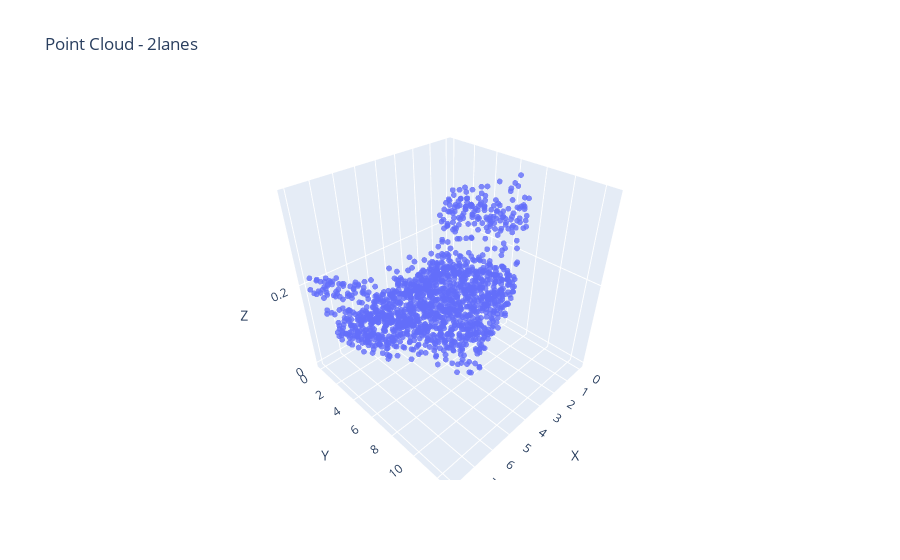
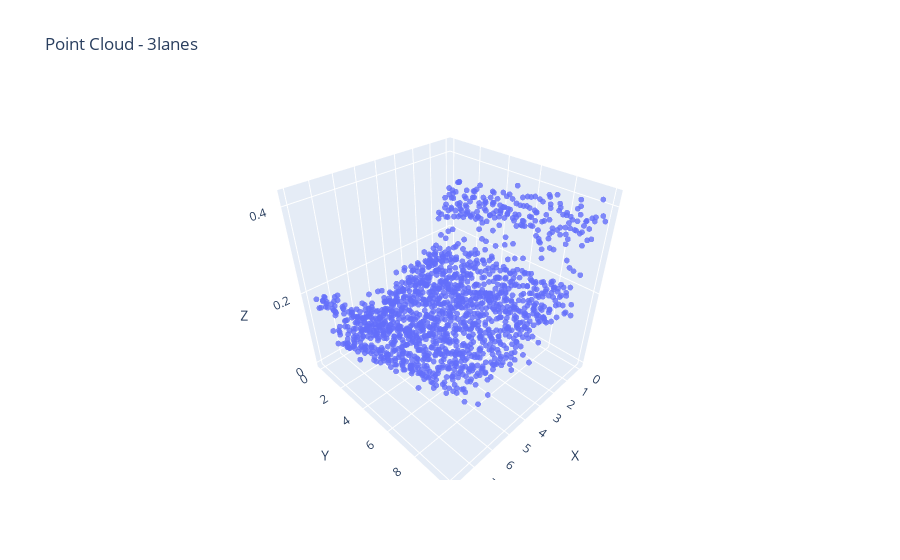
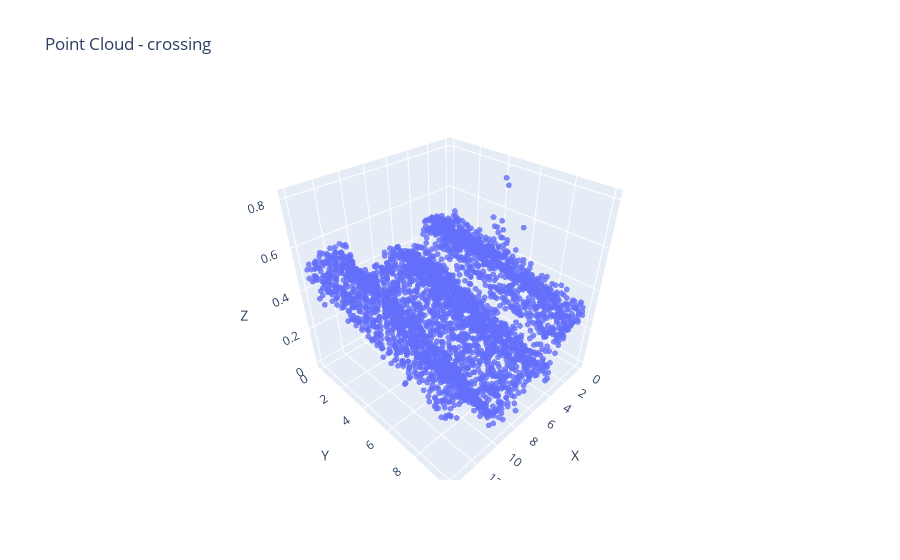
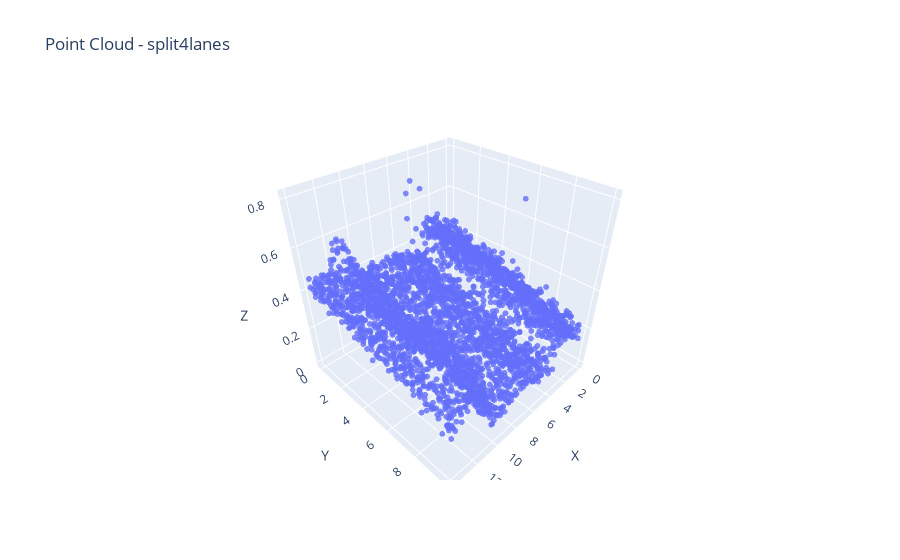

Notebook source saved alongside these figures, in order:
### Code cell
# Load all point clouds from each category
labels = ["2lanes", "3lanes", "crossing", "split4lanes", "split6lanes", "transition"]
dataset = load_point_clouds(labels)
print(f"Loaded {len(dataset)} point clouds from {len(labels)} categories.")

# Optionally visualize the first point cloud from each category
for i, label in enumerate(labels):
    if dataset:
        visualize_point_cloud_plotly(dataset[i], title=f"Point Cloud - {label}")
    else:
        print(f"No point clouds found for label: {label}")

# Downsample the point clouds to the size of the first point cloud
dataset = downsample_point_clouds(dataset) 
# Prepare feature vectors and labels
X, y = prepare_feature_vectors(dataset)
# Print the shape of the dataset
print(f"Dataset shape: {X.shape}, Labels shape: {y.shape}")
# Perform a train-test-split
X_train, X_test, y_train, y_test = train_test_split(X, y, random_state=42)

### Figure 1 — Plotly figure (JSON) as saved in the notebook; plotly's stock layout.template omitted (floating-point values rounded to 4 significant figures; data arrays with more than 128 entries replaced by an {"elided": "..."} marker saying what was removed)
{"data": [{"hovertemplate": "x=%{x}<br>y=%{y}<br>z=%{z}<extra></extra>", "legendgroup": "", "marker": {"color": "#636efa", "opacity": 0.8, "size": 2, "symbol": "circle"}, "mode": "markers", "name": "", "scene": "scene", "showlegend": false, "type": "scatter3d", "x": {"elided": "1512 float values"}, "y": {"elided": "1512 float values"}, "z": {"elided": "1512 float values"}}], "layout": {"legend": {"tracegroupgap": 0}, "scene": {"domain": {"x": [0, 1], "y": [0, 1]}, "xaxis": {"title": {"text": "X"}}, "yaxis": {"title": {"text": "Y"}}, "zaxis": {"title": {"text": "Z"}}}, "title": {"text": "Point Cloud - 2lanes"}}}

### Figure 2 — Plotly figure (JSON) as saved in the notebook; plotly's stock layout.template omitted (floating-point values rounded to 4 significant figures; data arrays with more than 128 entries replaced by an {"elided": "..."} marker saying what was removed)
{"data": [{"hovertemplate": "x=%{x}<br>y=%{y}<br>z=%{z}<extra></extra>", "legendgroup": "", "marker": {"color": "#636efa", "opacity": 0.8, "size": 2, "symbol": "circle"}, "mode": "markers", "name": "", "scene": "scene", "showlegend": false, "type": "scatter3d", "x": {"elided": "1533 float values"}, "y": {"elided": "1533 float values"}, "z": {"elided": "1533 float values"}}], "layout": {"legend": {"tracegroupgap": 0}, "scene": {"domain": {"x": [0, 1], "y": [0, 1]}, "xaxis": {"title": {"text": "X"}}, "yaxis": {"title": {"text": "Y"}}, "zaxis": {"title": {"text": "Z"}}}, "title": {"text": "Point Cloud - 3lanes"}}}

### Figure 3 — Plotly figure (JSON) as saved in the notebook; plotly's stock layout.template omitted (floating-point values rounded to 4 significant figures; data arrays with more than 128 entries replaced by an {"elided": "..."} marker saying what was removed)
{"data": [{"hovertemplate": "x=%{x}<br>y=%{y}<br>z=%{z}<extra></extra>", "legendgroup": "", "marker": {"color": "#636efa", "opacity": 0.8, "size": 2, "symbol": "circle"}, "mode": "markers", "name": "", "scene": "scene", "showlegend": false, "type": "scatter3d", "x": {"elided": "3395 float values"}, "y": {"elided": "3395 float values"}, "z": {"elided": "3395 float values"}}], "layout": {"legend": {"tracegroupgap": 0}, "scene": {"domain": {"x": [0, 1], "y": [0, 1]}, "xaxis": {"title": {"text": "X"}}, "yaxis": {"title": {"text": "Y"}}, "zaxis": {"title": {"text": "Z"}}}, "title": {"text": "Point Cloud - crossing"}}}

### Figure 4 — Plotly figure (JSON) as saved in the notebook; plotly's stock layout.template omitted (floating-point values rounded to 4 significant figures; data arrays with more than 128 entries replaced by an {"elided": "..."} marker saying what was removed)
{"data": [{"hovertemplate": "x=%{x}<br>y=%{y}<br>z=%{z}<extra></extra>", "legendgroup": "", "marker": {"color": "#636efa", "opacity": 0.8, "size": 2, "symbol": "circle"}, "mode": "markers", "name": "", "scene": "scene", "showlegend": false, "type": "scatter3d", "x": {"elided": "3360 float values"}, "y": {"elided": "3360 float values"}, "z": {"elided": "3360 float values"}}], "layout": {"legend": {"tracegroupgap": 0}, "scene": {"domain": {"x": [0, 1], "y": [0, 1]}, "xaxis": {"title": {"text": "X"}}, "yaxis": {"title": {"text": "Y"}}, "zaxis": {"title": {"text": "Z"}}}, "title": {"text": "Point Cloud - split4lanes"}}}
